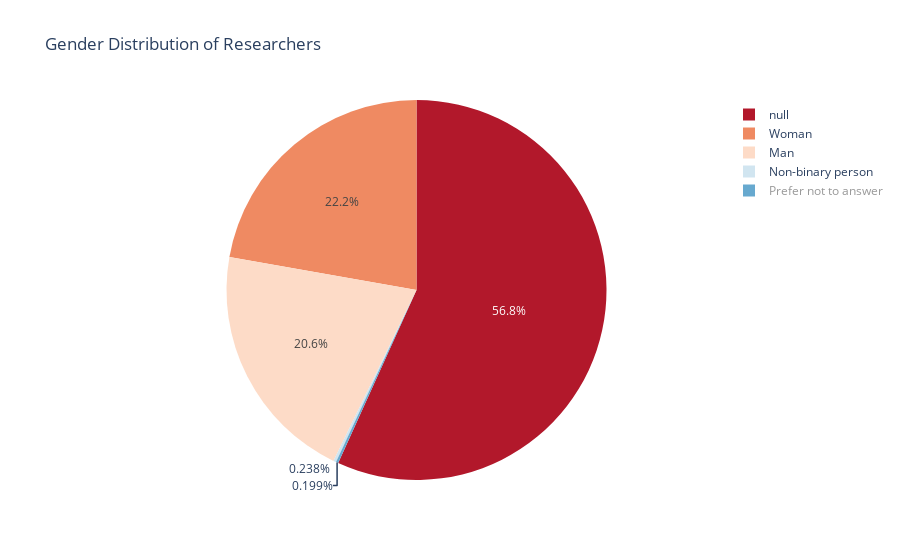

Notebook cell for this chart:
### Markdown cell above
What unique values exist in the gender column?

### Code cell
total_researchers = df1['ResponseId'].nunique()
total_responses = df1.dropna(subset=['gender'])['ResponseId'].nunique()
missing_responses = total_researchers - total_responses

response_percentage = (total_responses / total_researchers) * 100
missing_percentage = (missing_responses / total_researchers) * 100

gender_counts = df1['gender'].value_counts(dropna=False)

print("\n==== Gender Response Statistics ====")
print(f"Total unique researchers (participants): {total_researchers}")
print(f"Responded to gender question: {total_responses} ({response_percentage:.2f}%)")
print(f"Did not respond: {missing_responses} ({missing_percentage:.2f}%)\n")

print("==== Gender Distribution ====")
for gender, count in gender_counts.items():
    percentage = (count / total_researchers) * 100
    print(f"{gender}: {count} ({percentage:.2f}%)")

gender_df = gender_counts.reset_index()
gender_df.columns = ['Gender', 'Count']

custom_colors = ["#b2182b", "#ef8a62", "#fddbc7", "#d1e5f0", "#67a9cf", "#2166ac"]

fig = px.pie(
    gender_df, 
    names='Gender', 
    values='Count', 
    title="Gender Distribution of Researchers",
    color_discrete_sequence=custom_colors
)

fig.show()

### Figure 1 — Plotly figure (JSON) as saved in the notebook; plotly's stock layout.template omitted (floating-point values rounded to 4 significant figures)
{"data": [{"domain": {"x": [0, 1], "y": [0, 1]}, "hovertemplate": "Gender=%{label}<br>Count=%{value}<extra></extra>", "labels": [null, "Woman", "Man", "Non-binary person", "<span style=\"color:#999999;\">Prefer not to answer</span>"], "legendgroup": "", "name": "", "showlegend": true, "type": "pie", "values": [5716, 2237, 2073, 24, 20]}], "layout": {"legend": {"tracegroupgap": 0}, "piecolorway": ["#b2182b", "#ef8a62", "#fddbc7", "#d1e5f0", "#67a9cf", "#2166ac"], "title": {"text": "Gender Distribution of Researchers"}}}
